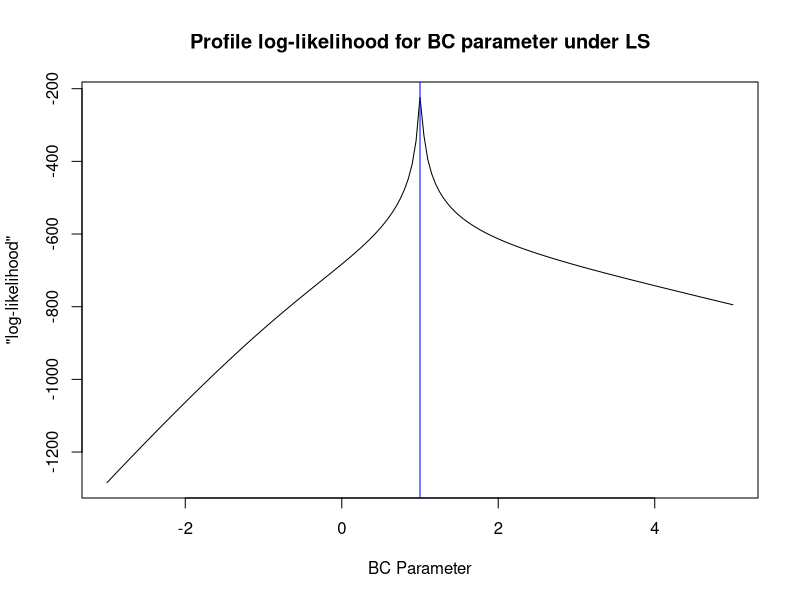
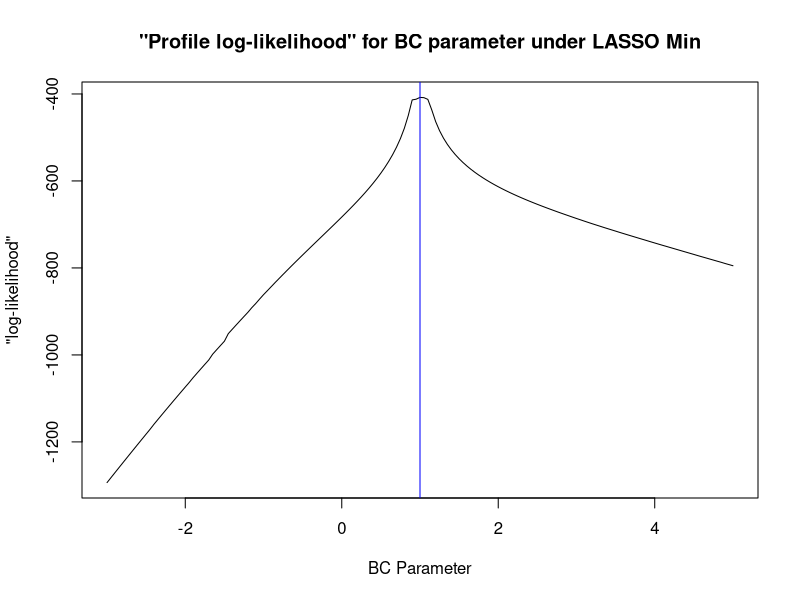
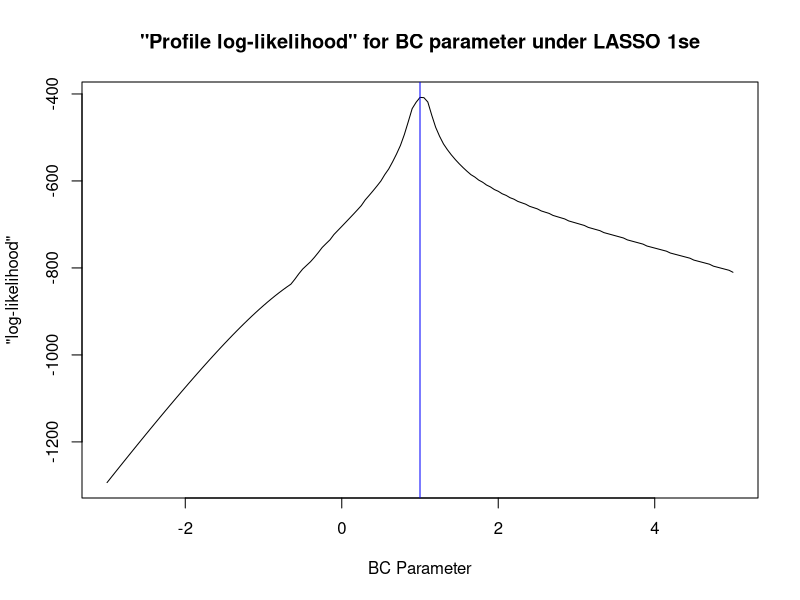
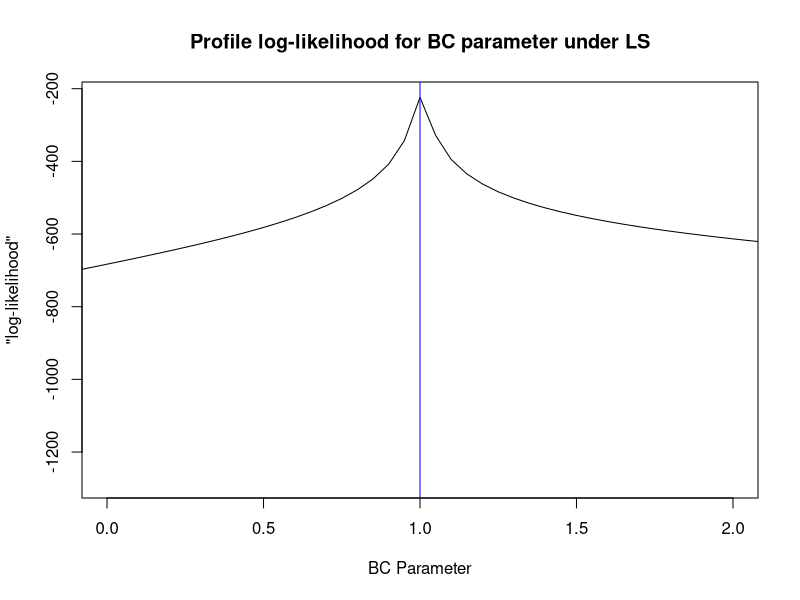
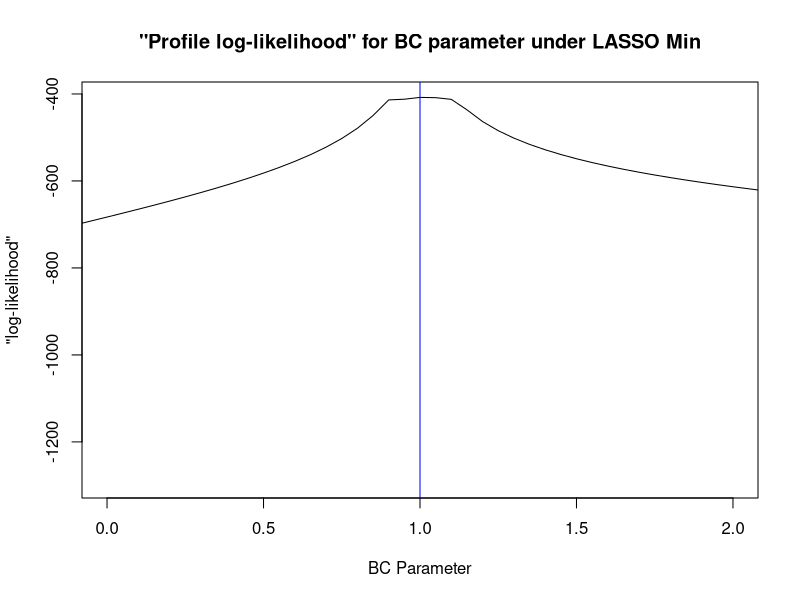
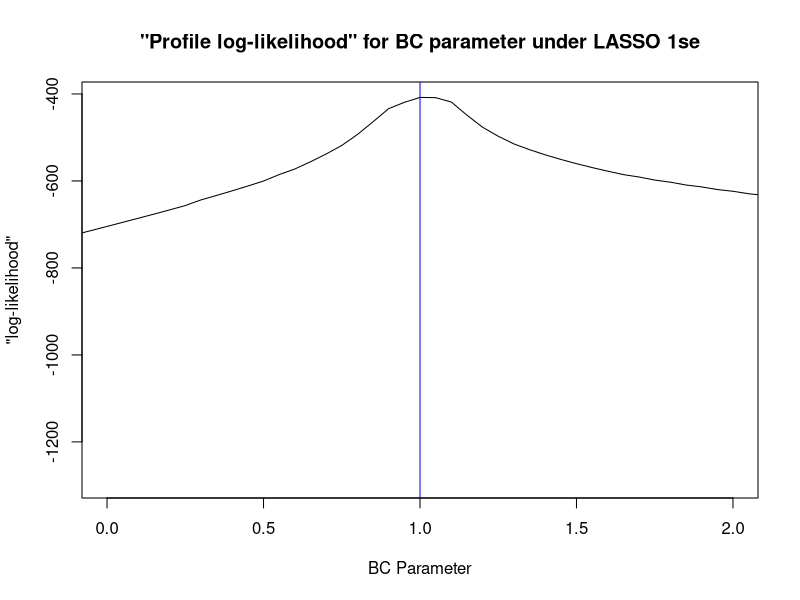
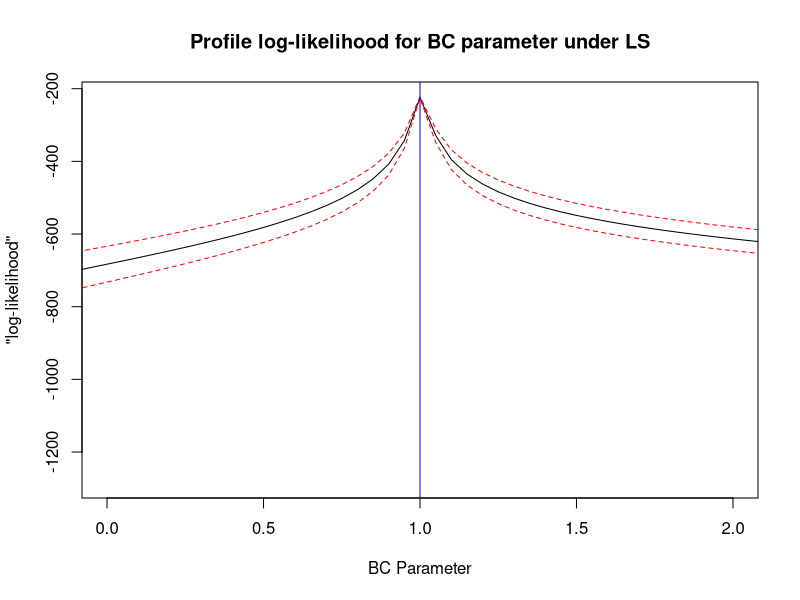
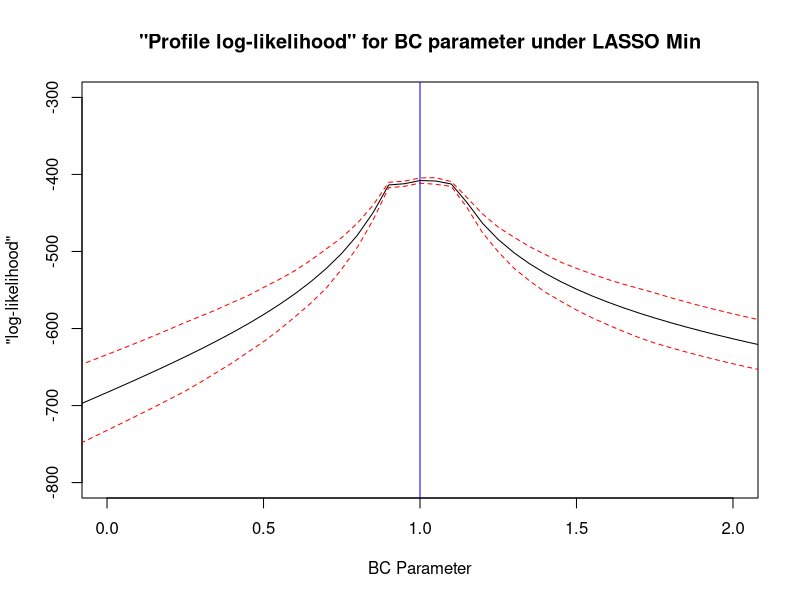

Recreate these plots in R, in order. (Note: this script raises an error after producing the figures.)
library(MASS)
library(glmnet)
library(pbapply)
library(grDevices)

set.seed(96533752)

M = 5 #Number of times to replicate simulation

n = 100
p = 10
sigma = 1
gamma.0 = 1

#Smallest and largest gamma candidates
gamma.min = -3
gamma.max = 5
#Step size for gamma candidates
gamma.step = 0.05
Gammas = seq(gamma.min, gamma.max, gamma.step)
len.G = length(Gammas)

### Store all profile likelihoods
### Dimensions are:
### Type = LS, LASSO Min or LASSO 1se
### Iteration
### Gamma (i.e. BC parameter)
pr.lik.collection = array(0, dim = c(3, M, len.G))

for (j in seq_len(M)) {
  set.seed(100 * 5 ^ j)
  
  all.lambdas = c()
  
  #source(Roboflavin_Investigation.R)
  profile.lik = function(gamma, X, Y) {
    n = length(Y)
    Y.new = BC(Y, gamma)
    fit = lm(Y.new ~ X)
    sse = sum((fit$residuals) ^ 2)
    lik = -n * log(sse) / 2
    Jacob = (gamma - 1) * sum(log(Y))
    lik = lik + Jacob
    return(lik)
  }
  
  profile.lik.lasso = function(gamma, X, Y, folds = NULL) {
    n = length(Y)
    Y.new = BC(Y, gamma)
    if (is.null(folds)) {
      fit.cv = cv.glmnet(X, Y.new)
    } else{
      fit.cv = cv.glmnet(X, Y.new, foldid = folds)
    }
    all.lambdas <<- cbind(all.lambdas, c(fit.cv$lambda.min,
                                         fit.cv$lambda.1se))
    Y.hat.min = predict(fit.cv, X, s = "lambda.min")
    Y.hat.1se = predict(fit.cv, X, s = "lambda.1se")
    resid.min = Y.new - Y.hat.min
    resid.1se = Y.new - Y.hat.1se
    sse.min = sum((resid.min) ^ 2)
    sse.1se = sum((resid.1se) ^ 2)
    lik.min = -n * log(sse.min) / 2
    lik.1se = -n * log(sse.1se) / 2
    Jacob = (gamma - 1) * sum(log(Y))
    lik.min = lik.min + Jacob
    lik.1se = lik.1se + Jacob
    output = c(lik.min, lik.1se)
    return(output)
  }
  
  #Returns a vector that the BC transform (with par. gamma) maps to Y
  #Note: Does not account for negative values
  inv.BC = function(Y, gamma) {
    if (gamma == 0) {
      return(exp(Y))
    } else{
      Z = 1 + gamma * Y
      Z = Z ^ (1 / gamma)
      return(Z)
    }
  }
  
  #Returns the BC transformation of Y with par. gamma
  #Note: Does not account for negative values
  BC = function(Y, gamma) {
    if (gamma == 0) {
      return(log(Y))
    } else{
      Z = Y ^ gamma
      Z = (Z - 1) / gamma
      return(Z)
    }
  }
  
  
  
  
  
  X = matrix(rnorm(n * p, 10, 10), nrow = n, ncol = p)
  beta = 1:p
  mu.Y.raw = X %*% beta
  mu.Y = mu.Y.raw + 10 * abs(min(mu.Y.raw))
  Y = mu.Y + rnorm(n, 0, sigma)
  
  Z = inv.BC(Y, gamma.0)
  
  # plot(X, Y)
  # plot(X, Z)
  
  
  
  all.likelihoods = sapply(seq_along(Gammas), function(i) {
    this.gamma = Gammas[i]
    this.lik = profile.lik(this.gamma, X, Z)
    return(this.lik)
  })
  
  pr.lik.collection[1, j,] = all.likelihoods
  
  ### Get CV folds
  fit.lasso = cv.glmnet(X, Y, keep = T)
  folds = fit.lasso$foldid
  
  all.lik.lasso = pbsapply(seq_along(Gammas), function(i) {
    this.gamma = Gammas[i]
    this.lik = profile.lik.lasso(this.gamma, X, Z, folds)
    return(this.lik)
  })
  
  pr.lik.collection[2:3, j,] = all.lik.lasso
  
}

### Compute mean and SE within each parameter setting
pr.lik.sd = apply(pr.lik.collection, c(1, 3), function(W) {
  return(sd(W) / sqrt(length(W)))
})

for (j in 1:M) {
  
  ### Plot "log-likelihood function" using residuals from
  ### lm and from LASSO
  jpeg(paste0(
    "Plots/Profile Likelihood - LS/Profile Likelihood LS - ",
    j,
    ".jpg"
  ))
  plot(
    Gammas,
    pr.lik.collection[1,j,],
    type = "l",
    # ylim = c(-625, -200),
    xlab = "BC Parameter",
    ylab = "\"log-likelihood\"",
    main = "Profile log-likelihood for BC parameter under LS"
  )
  abline(v = 1, lwd = 1, col = "blue")
  dev.off()
  jpeg(
    paste0(
      "Plots/Profile Likelihood - LASSO/",
      "Profile Likelihood LASSO Min - ",
      j,
      ".jpg"
    )
  )
  plot(
    Gammas,
    pr.lik.collection[2,j,],
    type = "l",
    # ylim = c(-625, -200),
    xlab = "BC Parameter",
    ylab = "\"log-likelihood\"",
    main = "\"Profile log-likelihood\" for BC parameter under LASSO Min"
  )
  abline(v = 1, lwd = 1, col = "blue")
  dev.off()
  jpeg(
    paste0(
      "Plots/Profile Likelihood - LASSO/",
      "Profile Likelihood LASSO 1se - ",
      j,
      ".jpg"
    )
  )
  plot(
    Gammas,
    pr.lik.collection[3,j,],
    type = "l",
    # ylim = c(-625, -200),
    xlab = "BC Parameter",
    ylab = "\"log-likelihood\"",
    main = "\"Profile log-likelihood\" for BC parameter under LASSO 1se"
  )
  abline(v = 1, lwd = 1, col = "blue")
  dev.off()
  
  ### Plot "log-likelihood function" using residuals from
  ### lm and from LASSO focused around the maximum
  jpeg(
    paste0(
      "Plots/Zoomed Profile Likelihood - LS/",
      "Zoomed Profile Likelihood LS - ",
      j,
      ".jpg"
    )
  )
  plot(
    Gammas,
    pr.lik.collection[1,j,],
    type = "l",
    xlim = c(gamma.0 - 1, gamma.0 + 1),
    xlab = "BC Parameter",
    ylab = "\"log-likelihood\"",
    main = "Profile log-likelihood for BC parameter under LS"
  )
  abline(v = 1, lwd = 1, col = "blue")
  dev.off()
  jpeg(
    paste0(
      "Plots/Zoomed Profile Likelihood - LASSO/",
      "Zoomed Profile Likelihood LASSO min - ",
      j,
      ".jpg"
    )
  )
  plot(
    Gammas,
    pr.lik.collection[2,j,],
    type = "l",
    xlim = c(gamma.0 - 1, gamma.0 + 1),
    xlab = "BC Parameter",
    ylab = "\"log-likelihood\"",
    main = "\"Profile log-likelihood\" for BC parameter under LASSO Min"
  )
  abline(v = 1, lwd = 1, col = "blue")
  dev.off()
  jpeg(
    paste0(
      "Plots/Zoomed Profile Likelihood - LASSO/",
      "Zoomed Profile Likelihood LASSO 1se - ",
      j,
      ".jpg"
    )
  )
  plot(
    Gammas,
    pr.lik.collection[3,j,],
    type = "l",
    xlim = c(gamma.0 - 1, gamma.0 + 1),
    xlab = "BC Parameter",
    ylab = "\"log-likelihood\"",
    main = "\"Profile log-likelihood\" for BC parameter under LASSO 1se"
  )
  abline(v = 1, lwd = 1, col = "blue")
  dev.off()
  
  
  ### Add uncertainty measure to zoomed profile likelihood plots
  jpeg(
    paste0(
      "Plots/Zoomed Profile Likelihood w Errors - LS/",
      "Zoomed Profile Likelihood w Errors LS  - ",
      j,
      ".jpg"
    )
  )
  
  plot(
    Gammas,
    pr.lik.collection[1,j,],
    type = "l",
    xlim = c(gamma.0 - 1, gamma.0 + 1),
    xlab = "BC Parameter",
    ylab = "\"log-likelihood\"",
    main = "Profile log-likelihood for BC parameter under LS"
  )
  lines(Gammas,
        pr.lik.collection[1,j,] + pr.lik.sd[1,],
        col = "Red",
        lty = 2)
  lines(Gammas,
        pr.lik.collection[1,j,] - pr.lik.sd[1,],
        col = "Red",
        lty = 2)
  abline(v = 1, lwd = 1, col = "blue")
  dev.off()
  jpeg(
    paste0(
      "Plots/Zoomed Profile Likelihood w Errors - LASSO/",
      "Zoomed Profile Likelihood w Errors LASSO min - ",
      j,
      ".jpg"
    )
  )
  plot(
    Gammas,
    pr.lik.collection[2,j,],
    type = "l",
    xlim = c(gamma.0 - 1, gamma.0 + 1),
    ylim = c(-800, -300),
    xlab = "BC Parameter",
    ylab = "\"log-likelihood\"",
    main = "\"Profile log-likelihood\" for BC parameter under LASSO Min"
  )
  lines(Gammas,
        pr.lik.collection[2,j,] + pr.lik.sd[2,],
        col = "Red",
        lty = 2)
  lines(Gammas,
        pr.lik.collection[2,j,] - pr.lik.sd[2,],
        col = "Red",
        lty = 2)
  abline(v = 1, lwd = 1, col = "blue")
  dev.off()
  jpeg(
    paste0(
      "Plots/Zoomed Profile Likelihood w Errors - LASSO/",
      "Zoomed Profile Likelihood w Errors LASSO 1se - ",
      j,
      ".jpg"
    )
  )
  plot(
    Gammas,
    pr.lik.collection[3,j,],
    type = "l",
    xlim = c(gamma.0 - 1, gamma.0 + 1),
    ylim = c(-800, -300),
    xlab = "BC Parameter",
    ylab = "\"log-likelihood\"",
    main = "\"Profile log-likelihood\" for BC parameter under LASSO 1se"
  )
  lines(Gammas,
        pr.lik.collection[3,j,] + pr.lik.sd[3,],
        col = "Red",
        lty = 2)
  lines(Gammas,
        pr.lik.collection[3,j,] - pr.lik.sd[3,],
        col = "Red",
        lty = 2)
  abline(v = 1, lwd = 1, col = "blue")
  dev.off()
  
  
  ### Model log(lambda) ~ BC par. using linear regression
  ### Plot results
  fit.1se = lm(log(all.lambdas[1,]) ~ Gammas)
  jpeg(paste0("Plots/Log-Lambda Min/",
              "Log Lambda Min - ",
              j, ".jpg"))
  plot(
    Gammas,
    log(all.lambdas[1,]),
    type = "l",
    lwd = 2,
    xlab = "BC Parameter",
    ylab = "log(lambda)",
    main = "lambda.1se chosen by CV for various BC parameters"
  )
  abline(v = 1, lwd = 1, col = "blue")
  abline(fit.1se)
  dev.off()
  
  fit.min = lm(log(all.lambdas[2,]) ~ Gammas)
  jpeg(paste0("Plots/Log-Lambda 1SE/",
              "Log Lambda 1SE - ",
              j, ".jpg"))
  plot(
    Gammas,
    log(all.lambdas[2,]),
    type = "l",
    lwd = 2,
    xlab = "BC Parameter",
    ylab = "log(lambda)",
    main = "lambda.min chosen by CV for various BC parameters"
  )
  # abline(v = c(0.55, 1.45), lwd = 2, col = "red")
  abline(v = 1, lwd = 1, col = "blue")
  abline(fit.min)
  dev.off()
  
  
  
  
}
